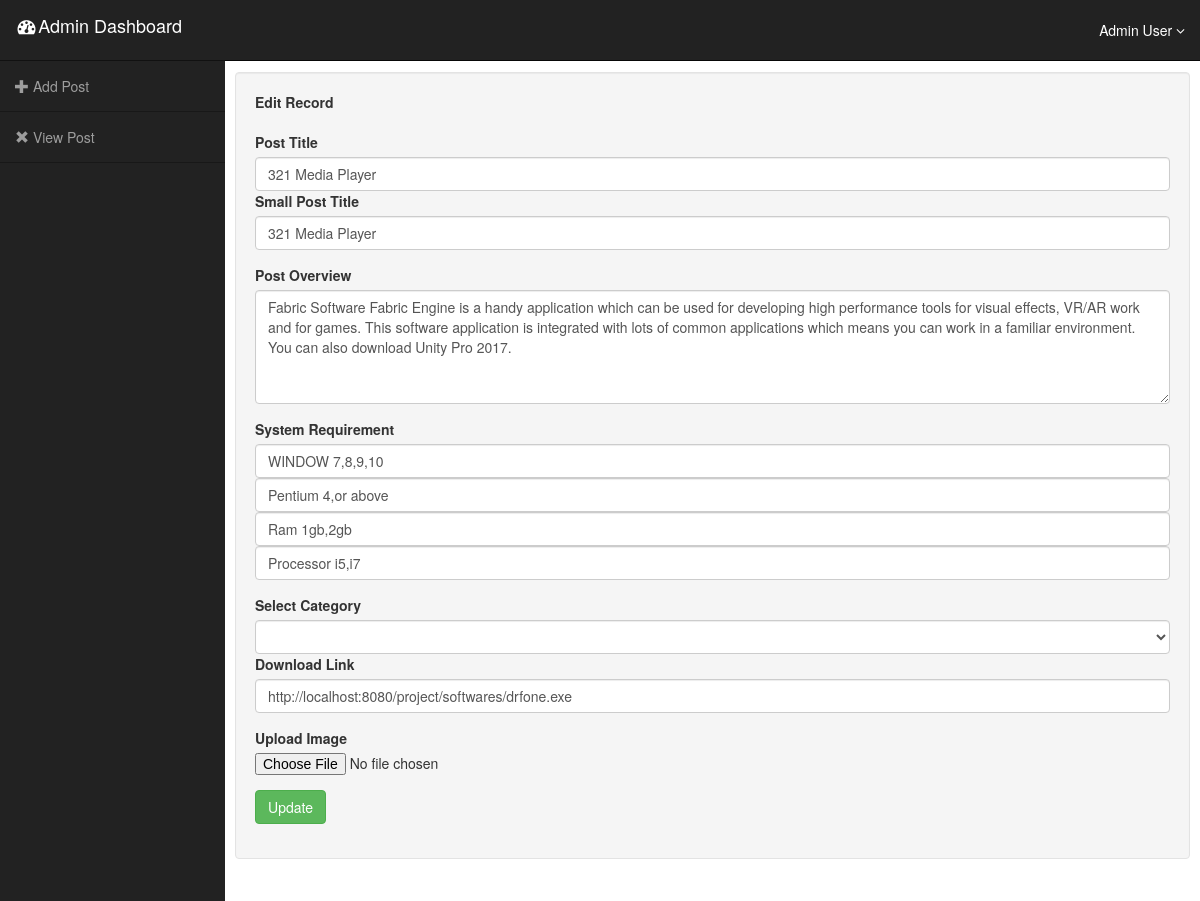
Screenshot of /admin/editpost.php?id=8 (signed in) with the database file from the repository.
### tables this page shows
CREATE TABLE `post` (
  `id` int(11) NOT NULL,
  `post_title` varchar(255) NOT NULL,
  `spost_title` varchar(255) NOT NULL,
  `post_overview` longtext NOT NULL,
  `spost_overview` varchar(70) NOT NULL,
  `system_requirement` varchar(255) NOT NULL,
  `system_requirement1` varchar(255) NOT NULL,
  `system_requirement2` varchar(255) NOT NULL,
  `system_requirement3` varchar(255) NOT NULL,
  `category` varchar(255) NOT NULL,
  `downlink` varchar(500) NOT NULL,
  `upload_image` varchar(255) NOT NULL
);

### admin/editpost.php (the view, shortened to what this page needs)
<?php
require 'dbconfig.php';
?>
<!DOCTYPE html>
<html lang="en">
<head>
	<link rel="stylesheet" media="screen" href="../files/bootstrap.min.css">
    <link rel="stylesheet" href="../admin/css/dashboard.css">
</head>
<body>
<div id="wrapper">
    <nav class="navbar navbar-inverse navbar-fixed-top" role="navigation">
        <div class="navbar-header">
            <a class="navbar-brand" href="index.php">
                <i class="fa fa-fw fa-dashboard"></i>Admin Dashboard
            </a>
        </div>
       <ul class="nav navbar-right top-nav">
            <li class="dropdown">
                <a href="#" class="dropdown-toggle" data-toggle="dropdown">Admin User <b class="fa fa-angle-down"></b></a>
            </li>
        </ul>
        <div class="collapse navbar-collapse navbar-ex1-collapse">
            <ul class="nav navbar-nav side-nav">
                <li>
                    <a href="addpost.php"><i class="glyphicon glyphicon-plus"></i>  Add Post</a>
                </li>
                <li>
                    <a  href="show.php"><i class="glyphicon glyphicon-remove"></i>  View Post</a>
                </li>
            </ul>
        </div>
    </nav>
    <div id="page-wrapper">
        <div class="container-fluid">
            <div class="row" id="main" >
                <div class="col-sm-12 col-md-12 well" id="content">
                     <?php
		$id = $_GET['id'];
		$sql="SELECT * FROM post WHERE id='$id'";
        $result=mysqli_query($database,$sql);
		$count=mysqli_num_rows($result);
		if ($count > 0)
		{
			$row = mysqli_fetch_array($result);
		}
	?>
                    <form name="addpost" action="editprocess.php" method="post" enctype="multipart/form-data">
                        <div class="form-group">
                            <label for="exampleFormControlInput1">Edit Record</label>
	                        <br>
                        </div>
  <div class="form-group">
    <label for="exampleFormControlInput1">Post Title</label>
    <input class="form-control form-control-lg" type="text" placeholder="Enter Title" name="post_title" value="<?=$row["post_title"]?>" required>
    <label for="exampleFormControlInput1"> Small Post Title</label>
    <input class="form-control form-control-lg" type="text" placeholder="Enter Small Title" name="spost_title" value="<?=$row["spost_title"]?>" required>
  </div>
  <div class="form-group">
    <label for="exampleFormControlTextarea1">Post Overview</label>
    <textarea class="form-control" id="exampleFormControlTextarea1" name="post_overview" rows="5" value=""  required><?=$row["post_overview"]?></textarea>
  </div>
   <div class="form-group">
    <label for="exampleFormControlTextarea1">System Requirement</label>
    <input class="form-control form-control-lg" type="text" placeholder="" name="system_requirement" value="<?=$row["system_requirement"]?>" required>
    <input class="form-control form-control-lg" type="text" placeholder="" name="system_requirement1" value="<?=$row["system_requirement1"]?>" required>
    <input class="form-control form-control-lg" type="text" placeholder="" name="system_requirement2" value="<?=$row["system_requirement2"]?>" required>
    <input class="form-control form-control-lg" type="text" placeholder="" name="system_requirement3" value="<?=$row["system_requirement3"]?>" required>
      </div>
      <label for="exampleFormControlTextareal">Select Category</label>
      <select class="form-control" name="category"  >
      <option value=""><?php echo $row["category"]  ?></option>
      <option value="Operating System">Operating System</option>
        </select>
         <div class="form-group">
    <label for="exampleFormControlFile1">Download Link</label>
     <input class="form-control form-control-lg" type="text" placeholder="Enter Url" name="downlink" value="<?=$row["downlink"]?>" required>
                        </div>
  <div class="form-group">
    <label for="exampleFormControlFile1">Upload Image</label>
    <input type="file" class="form-control-file" id="exampleFormControlFile1" name="upload_image" value="" required>
  </div>
    <div class="form-group">
       <button type="submit" class="btn btn-success">Update</button>
    </div>
</form>
                </div>
            </div>
        </div>
    </div>
</div>
</body>
</html>

### admin/css/dashboard.css (style rules this page uses)
@media (min-width:768px) { body { margin-top: 50px; } }
#wrapper { padding-left:0; }
#page-wrapper { width: 100%; padding: 0; background-color: #fff; }
@media (min-width:768px) { #wrapper { padding-left: 225px; } }
@media (min-width:768px) { #page-wrapper { padding: 22px 10px; } }
.top-nav { padding: 0 15px; }
.top-nav>li { display: inline-block; float: left; }
.top-nav>li>a { padding-top: 20px; padding-bottom: 20px; line-height: 20px; color: #fff; }
@media (min-width:768px) { .side-nav { position: fixed; top: 60px; left: 225px; width: 225px; margin-left: -225px; border: none; border-radius: 0; border-top: 1px rgba(0,0,0,.5) solid; overflow-y: auto; background-color: #222; bottom: 0; overflow-x: hidden; padding-bottom: 40px; } }
@media (min-width:768px) { .side-nav>li>a { width: 225px; border-bottom: 1px rgba(0,0,0,.3) solid; } }

### rows the page displays
post: post_title "321 Media Player", spost_title "321 Media Player", post_overview "Fabric Software Fabric Engine is a handy application which can be used for developing high performance tools for visual effects, VR/AR work and for games. This software application is integrated with lots of common applications which means you can work in a familiar environment. You can also download Unity Pro 2017.", system_requirement "WINDOW 7,8,9,10", system_requirement1 "Pentium 4,or above", system_requirement2 "Ram 1gb,2gb", system_requirement3 "Processor i5,i7", downlink "http://localhost:8080/project/softwares/drfone.exe"
